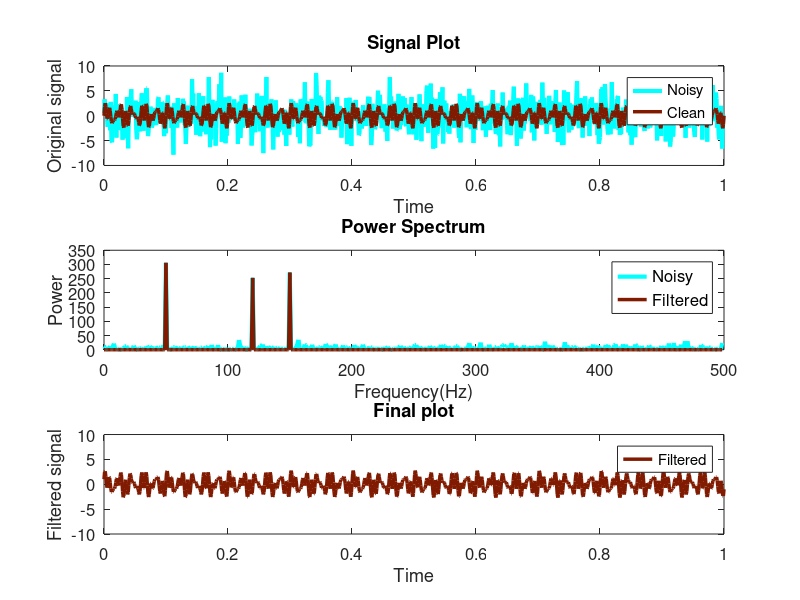

MATLAB code for this plot:
clc,clear all,close all
%creating a signal with three frequencies
dt=.001;
t=0:dt:1;
fclean=sin(2*pi*50*t)+sin(2*pi*120*t)+sin(2*pi*150*t);%sum of three frequencies
f=fclean+2.5*randn(size(t));%adding some noise
subplot(3,1,1)
plot(t,f,'c','LineWidth',3),hold on
plot(t,fclean,'Color',[.5 .1 0],'LineWidth',2.5)
xlabel('Time');
ylabel('Original signal');
title('Signal Plot');
l1=legend('Noisy','Clean');set(l1,'FontSize',12)
ylim([-10 10]); set(gca,'FontSize',12)
%%Computing the Fast Fourier Transform (FFT)
n=length(t);
fhat=fft(f,n);%Compute the fast fourier transform
PSD=fhat.*conj(fhat)/n;%Power spectrum calculation(power per frequency)
freq=1/(dt*n)*(0:n);%Create x-axis of frequencies in Hz
L=1:floor(n/2);%Only plot the first half of frequencies

subplot(3,1,2);set(gca,'FontSize',12)
plot(freq(L),PSD(L),'c','LineWidth',3),hold on
set(gca,'FontSize',12)

%%Use the PSD to filter out noise
indices=PSD>100;%find all frequencies with power greater than 100
PSDclean=PSD.*indices;%this zeroes out the freqs having power less than 100
fhat=indices.*fhat;%Zero out small fourier coeffs in Y
ffilt=ifft(fhat);%Inverse FFT for filterd time signal

plot(freq(L),PSDclean(L),'-','Color',[.5 .1 0],'LineWidth',2.5)
xlabel('Frequency(Hz)');
ylabel('Power');
title('Power Spectrum');
l1=legend('Noisy','Filtered');set(l1,'FontSize',12)

subplot(3,1,3);set(gca,'FontSize',12)
plot(t,ffilt,'-','Color',[.5 .1 0],'LineWidth',2.5)
xlabel('Time');
ylabel('Filtered signal');
title('Final plot');
l1=legend('Filtered');set(l1,'FontSize',12)
ylim([-10 10]);set(gca,'FontSize',12)

